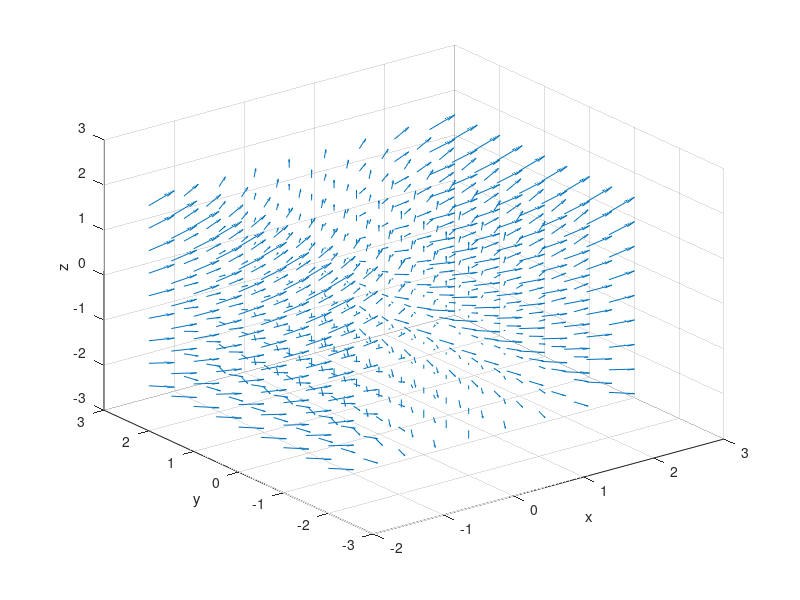
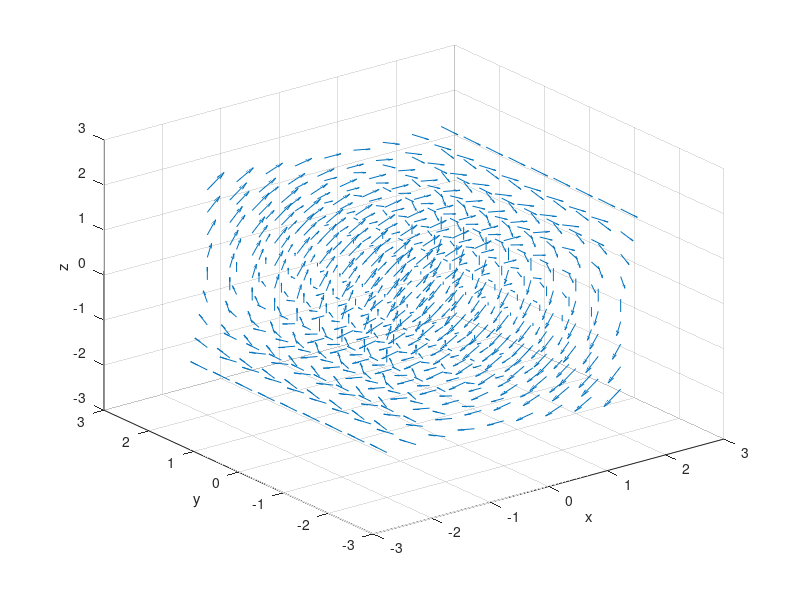

Here is the MATLAB script that generated these plots, in order:
x = -2:.5:2;
y = x; z = x;
[xx,yy,zz] = meshgrid(x,y,z);
Fxx = xx.^2;
Fyy = 0*yy;
Fzz = zz;
figure(1);
quiver3(xx,yy,zz,Fxx,Fyy,Fzz);
xlabel('x');
ylabel('y');
zlabel('z');


figure(2);
Fxxnew = zz;
Fyynew = 0*yy;
Fzznew = -xx;
quiver3(xx,yy,zz,Fxxnew,Fyynew,Fzznew);
xlabel('x');
ylabel('y');
zlabel('z');